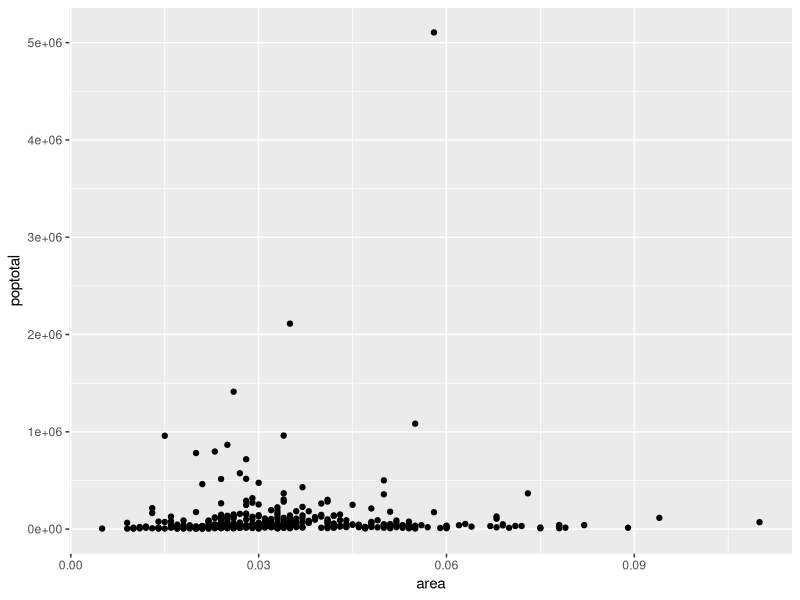
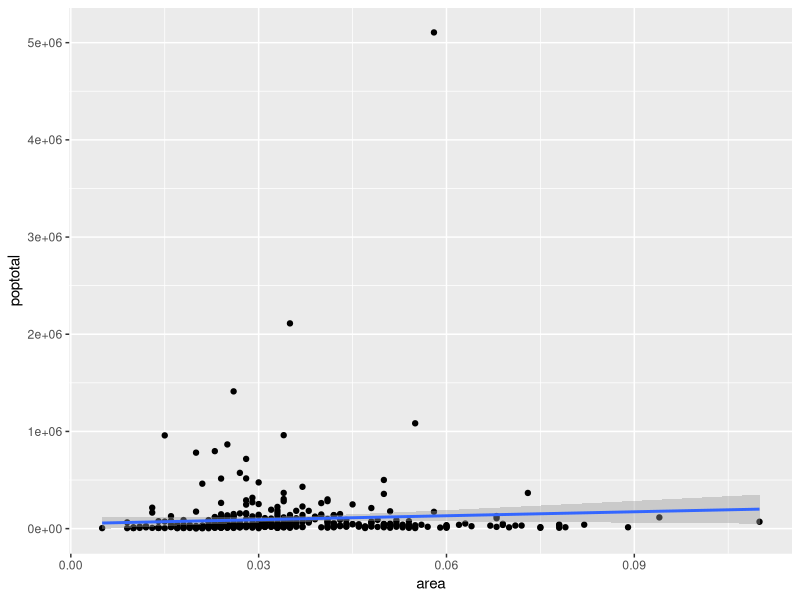
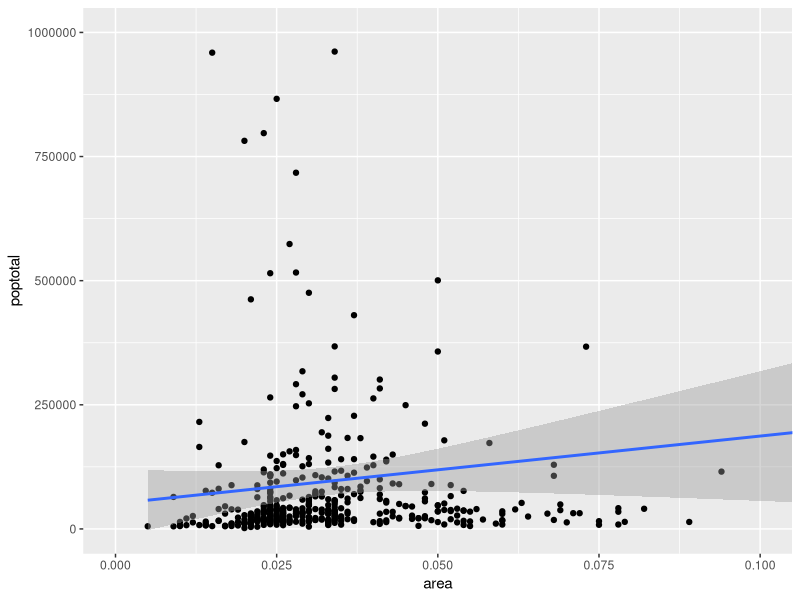
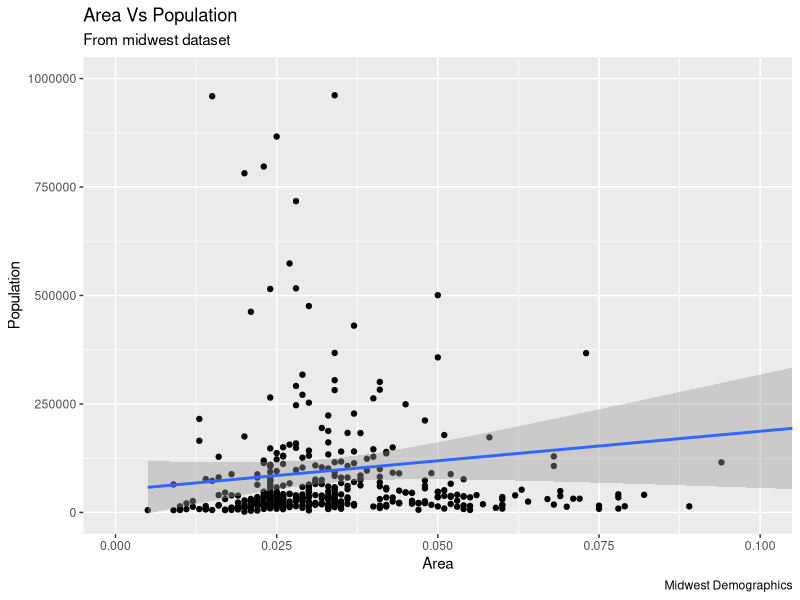
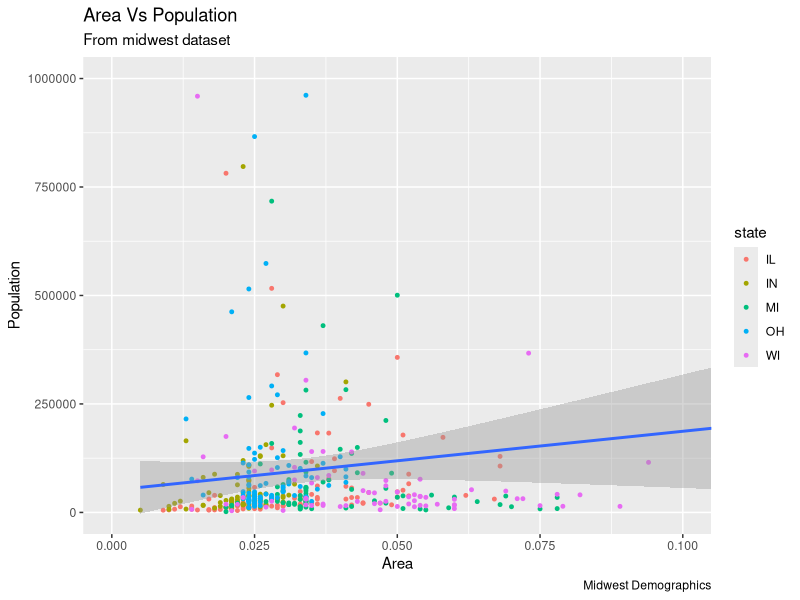
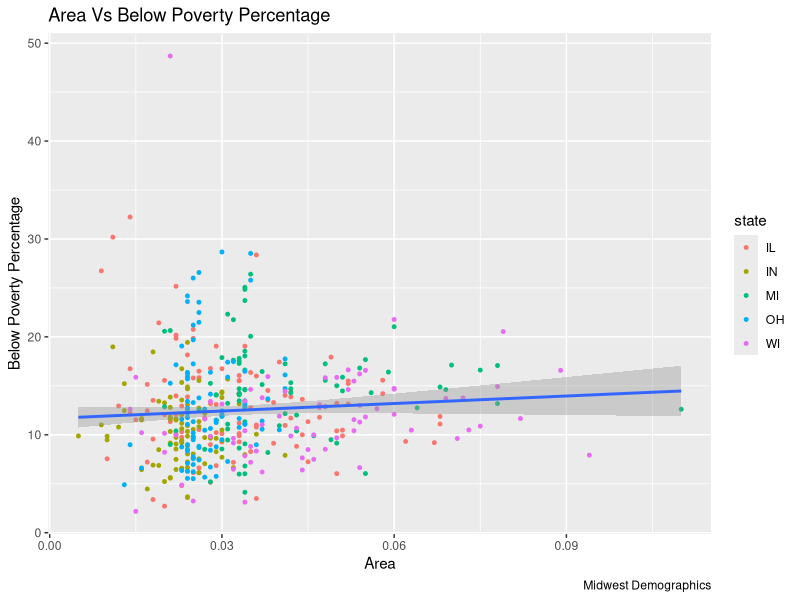

The R script that drew these images, in order: (Note: this script raises an error after producing the figures.)
# install.packages("tidyverse")

library(ggplot2)












data(midwest)

ggplot(midwest, aes(x=area, y=poptotal)) + geom_point()

# create a plot variable g, in this plot, x axis is the area
# y axis is the total population of this county
# The data will be plot as individual points and a smoothing 
# function is added to see the overall trend
g <- ggplot(midwest, aes(x=area, y=poptotal)) +
  geom_point() + 
  geom_smooth(method="lm") 

plot(g)




# Zoom in without deleting the points outside the limits. 
# As a result, the line of best fit is the same as the original plot.
g1 <- g + coord_cartesian(xlim=c(0,0.1), ylim=c(0, 1000000))  # zooms in
plot(g1)







# Add Title and Labels
g1 + labs(title="Area Vs Population", 
          subtitle="From midwest dataset", 
          y="Population", 
          x="Area", 
          caption="Midwest Demographics")




# the full function call to create the plot 
g2 <- ggplot(midwest, aes(x=area, y=poptotal)) + 
  geom_point(aes(col=state), size=1) + 
  geom_smooth(method="lm") + 
  coord_cartesian(xlim=c(0,0.1), ylim=c(0, 1000000)) + 
  labs(title="Area Vs Population", 
       subtitle="From midwest dataset", 
       y="Population", 
       x="Area", 
       caption="Midwest Demographics")
plot(g2)




# Set color to vary based on state categories.
ggplot(midwest, aes(x=area, y=percbelowpoverty)) + 
  geom_point(aes(col=state), size=1) + 
  geom_smooth(method="lm") + 
  labs(title="Area Vs Below Poverty Percentage", 
       y="Below Poverty Percentage", 
       x="Area", 
       caption="Midwest Demographics")
plot(g3)


# Set color to vary based on state categories.
ggplot(midwest, aes(x=percbelowpoverty, y=percollege)) + 
  geom_point(aes(col=state), size=1) +
  geom_smooth(method="lm") + 
  labs(title="Below Poverty Percentage vs College Educated Percentage", 
       y="College Educated Percentag", 
       x="Below Poverty Percentage", 
       caption="Midwest Demographics")
plot(g3)


# saving th lastest plot, width and height are in inches
ggsave("population6.png", width = 8, height = 6)





